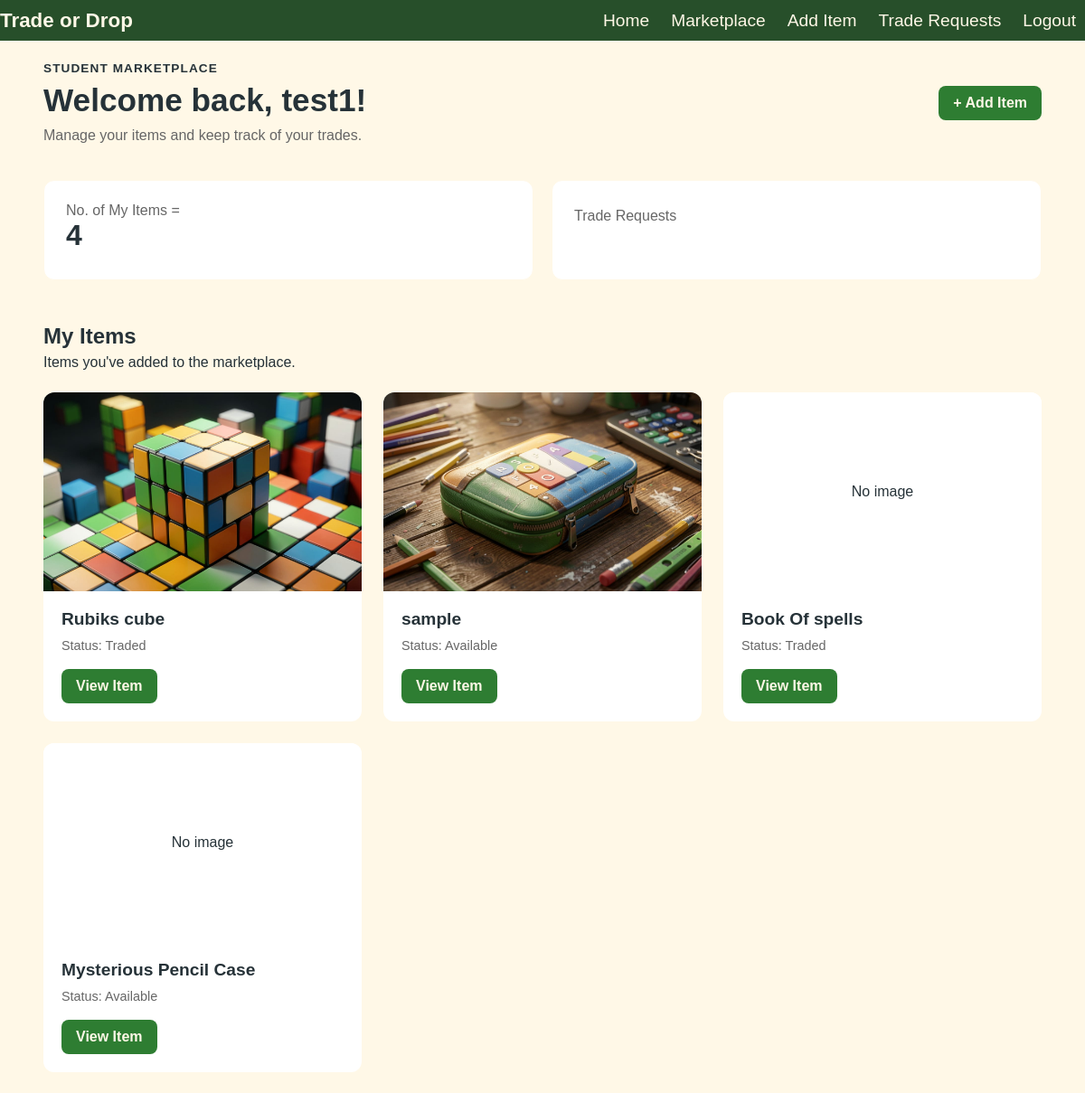
/pages/home_page.php (signed in), run on the app's committed database.
### tables this page shows
CREATE TABLE `users` (
  `id` int(11) NOT NULL,
  `username` varchar(50) NOT NULL,
  `email` varchar(100) NOT NULL,
  `password` varchar(255) NOT NULL,
  `created_at` timestamp NOT NULL DEFAULT current_timestamp()
);

CREATE TABLE `items` (
  `id` int(11) NOT NULL,
  `user_id` int(11) NOT NULL,
  `item_name` varchar(100) NOT NULL,
  `description` text NOT NULL,
  `category` varchar(50) NOT NULL,
  `item_condition` varchar(50) NOT NULL,
  `image_path` varchar(255) DEFAULT NULL,
  `status` varchar(30) NOT NULL DEFAULT 'available',
  `created_at` timestamp NOT NULL DEFAULT current_timestamp()
);

### pages/home_page.php (the view, shortened to what this page needs)
<?php
require __DIR__ . '/../database/db.php';
$stmt = $conn->prepare(
    "SELECT id, username, email, password, created_at
     FROM users
     WHERE id = :id"
);
$stmt->execute([
    ':id' => $_SESSION['user_id']
]);
$user = $stmt->fetch(PDO::FETCH_ASSOC);
$stmt = $conn->prepare(
    "SELECT *
    FROM items
    WHERE user_id = :user_id
    ORDER BY created_at DESC"
);
$stmt->execute([
    ':user_id' => $_SESSION['user_id']
]);
$my_items = $stmt->fetchAll(PDO::FETCH_ASSOC);
?>
<!DOCTYPE html>
<html lang="en">
<head>
    <link rel="stylesheet" href="../assets/css/dashboard.css">
</head>
<body>
<?php
    require __DIR__ . '/../includes/header.php';
?>
    <main>
        <section class="dashboard-header">
            <div>
                <p class="dashboard-eyebrow">Student Marketplace</p>
                <h1>
                    Welcome back,
                    <?php echo htmlspecialchars($user['username']); ?>!
                </h1>
                <p>
                    Manage your items and keep track of your trades.
                </p>
            </div>
            <a href="add_item.php" class="button button-primary">
                + Add Item
            </a>
        </section>
        <section class="dashboard-stats">
            <div class="stat-card">
                <span class="stat-label">
                    No. of My Items =
                </span>
                <span class="stat-number">
                    <?php echo count($my_items); ?>
                </span>
            </div>
            <div class="stat-card">
                <a href="trade_requests.php">
                    <span class="stat-label">
                        Trade Requests
                    </span>
                </a>
            </div>
        </section>
        <section class="dashboard-items">
            <div class="section-heading">
                <div>
                    <h2>My Items</h2>
                    <p>Items you've added to the marketplace.</p>
                </div>
            </div>
            <?php if (empty($my_items)): ?>
                <div class="empty-state">
                    <h3>No items yet</h3>
                    <p>
                        You haven't added anything to the marketplace.
                    </p>
                    <a href="add_item.php" class="button button-primary">
                        Add Your First Item
                    </a>
                </div>
            <?php else: ?>
                <div class="item-grid">
                    <?php foreach ($my_items as $item): ?>
                        <article class="item-card">
                            <?php if (!empty($item['image_path'])): ?>
                                <img
                                    src="../<?php echo htmlspecialchars($item['image_path']); ?>"
                                    alt="<?php echo htmlspecialchars($item['item_name']); ?>"
                                    class="item-card-image"
                                >
                            <?php else: ?>
                                <div class="item-card-image item-card-placeholder">
                                    No image
                                </div>
                            <?php endif; ?>
                            <div class="item-card-content">
                                <h3 class="item-card-title">
                                    <?php echo htmlspecialchars($item['item_name']); ?>
                                </h3>
                                <p class="item-card-meta">
                                    Status:
                                    <?php echo htmlspecialchars(ucfirst($item['status'])); ?>
                                </p>
                                <a
                                    href="item_details.php?id=<?php echo $item['id']; ?>"
                                    class="button button-secondary"
                                >
                                    View Item
                                </a>
                            </div>
                        </article>
                    <?php endforeach; ?>
                </div>
            <?php endif; ?>
        </section>
    </main>
</body>
</html>

### assets/css/dashboard.css (style rules this page uses)
:root { --primary:#2E7D32; --secondary:#F9A826; --accent:#42A5F5; --background:#FFF8E7; --surface_cards:#FFFFFF; --text:#263238; --success:#07D352; --warning:#F94316; --dark-green: #1C4620; }
.dashboard-header { display: flex; align-items: center; justify-content: space-between; gap: 32px; margin-bottom: 40px; }
.dashboard-eyebrow { margin: 0 0 8px; font-size: 0.85rem; font-weight: 700; text-transform: uppercase; letter-spacing: 0.08em; }
.dashboard-header h1 { margin: 0 0 10px; font-size: 2.2rem; }
.dashboard-header p:last-child { margin: 0; color: #666; }
.dashboard-stats { display: grid; grid-template-columns: repeat(2, 1fr); gap: 20px; margin-bottom: 48px; }
.stat-card { background: var(--surface_cards); border: 1px solid var(--background); border-radius: 12px; padding: 24px; }
.stat-card a { display: block; }
.stat-number { display: block; font-size: 2rem; font-weight: 700; margin-bottom: 6px; }
.stat-label { color: #666; }
.section-heading { margin-bottom: 24px; }
.section-heading h2 { margin: 0 0 6px; }
.section-heading p { margin: 0; color: var(--text); }

### assets/css/style.css (style rules this page uses)
:root { --primary:#2E7D32; --secondary:#F9A826; --accent:#42A5F5; --background:#FFF8E7; --surface_cards:#FFFFFF; --text:#263238; --success:#07D352; --warning:#F94316; --dark-green: #1C4620; }
* { box-sizing: border-box; }
html { scroll-behavior: smooth; }
body { font-family: Arial, sans-serif; margin: 0; padding: 0; background-color: var(--background); color: var(--text); }
a { text-decoration: none; color: inherit; }
main { width: min(1200px, 92%); margin: 0 auto; padding: 23px 0; }
.item-grid { display: grid; grid-template-columns: repeat(3, 1fr); gap: 24px; }
.item-card { overflow: hidden; background: var(--surface_cards); bottom: 1px solid var(--dark-green); border-radius: 12px; }
.item-card-image { display: block; width: 100%; height: 220px; object-fit: cover; }
.item-card-placeholder { display: flex; align-items: center; justify-content: center; background: var(--surface_cards); color: var(--text); }
.item-card-content { padding: 20px; }
.item-card-title { margin: 0 0 10px; font-size: 1.2rem; }
.item-card-meta { margin: 0 0 18px; font-size: 0.9rem; color: #666; }
.button { display: inline-block; padding: 10px 16px; border-radius: 8px; font-weight: 600; }
.button-secondary { background: var(--primary); color: var(--background); }
.button-primary { background: var(--primary); color: var(--background); }

### data on the page
users: username "test1"
items: image_path (picture), item_name "Rubiks cube", status "Traded"
items: image_path (picture), item_name "sample", status "Available"
items: shows "No image", item_name "Book Of spells", status "Traded"
items: shows "No image", item_name "Mysterious Pencil Case", status "Available"

### other printed values
count($my_items) "4"
